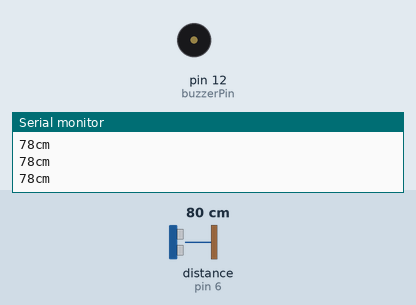
Simulated run of this sketch. Board: Arduino Uno, built with avr-gcc and run on an emulated ATmega328P. Parts: buzzer (waves = sounding, pin HIGH), the last lines printed to the serial monitor. Wiring (inferred from the names in the program): ultrasonic range finder: trigger pin 7; echo pin 6. Inputs (shaded band) come from the test bench; at power-on: distance to the obstacle (sensor on pin 6) 80 cm. The echo pulse lasts 58.3 µs per cm; pins used as bus, display or sensor lines are not drawn.

Above: at 1.2 s.
1.3 s: distance to the obstacle (sensor on pin 6) set to 12 cm
2.8 s: distance to the obstacle (sensor on pin 6) set to 9 cm
At 3.26 s:
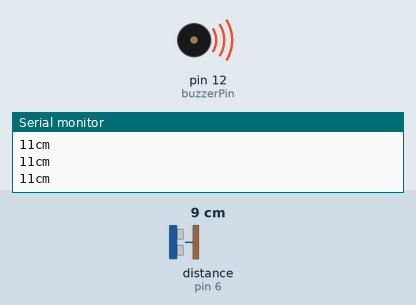
5.8 s: distance to the obstacle (sensor on pin 6) set to 18 cm
At 5.8 s:
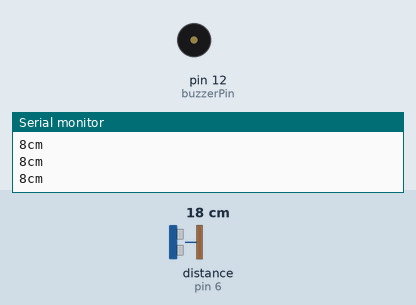
7.3 s: distance to the obstacle (sensor on pin 6) set to 2 cm
At 7.69 s:
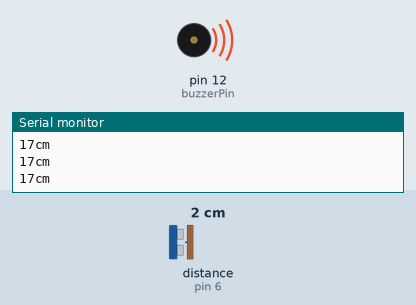
Timing chart, 0 to 11.3 s (numbered marks = the images above; inputs shaded):
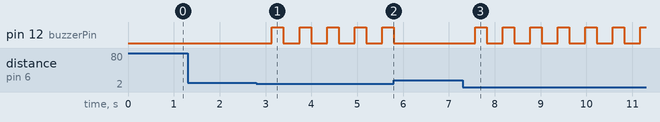

The sketch:

alarm.ino
```cpp
const int pingPin = 7; // Trigger Pin of Ultrasonic Sensor
const int echoPin = 6; // Echo Pin of Ultrasonic Sensor
const int buzzerPin = 12;

void setup() {
   Serial.begin(9600);
   pinMode(buzzerPin,OUTPUT);
}

void loop() {
   long duration, cm;
   pinMode(pingPin, OUTPUT);
   digitalWrite(pingPin, LOW);
   delayMicroseconds(2);

   // Send out sound wave
   digitalWrite(pingPin, HIGH);
   delayMicroseconds(10);
   digitalWrite(pingPin, LOW);

   // Receive the pulse duration deom the sound wave
   pinMode(echoPin, INPUT);
   duration = pulseIn(echoPin, HIGH);

   cm = microsecondsToCentimeters(duration);

   if (cm < 10.0){
      delay(250);
      digitalWrite(buzzerPin,HIGH);
      delay(250);
      digitalWrite(buzzerPin,LOW);
   }

   Serial.print(cm);
   Serial.print("cm");
   Serial.println();
   delay(100);
}


long microsecondsToCentimeters(long microseconds) {
   // Sound travels with 0.034 cm/us and we have to divide by 2 because we measure the
   // way forth and back
   return microseconds * 0.034 / 2;
}
```

Measured:
- the behaviour switches between 11 and 10 cm on distance to the obstacle (sensor on pin 6) (found by bisection; images 0 and 1)
- after the input at 2.8 s, pin 12 (buzzerPin): alternates HIGH for 0.25 s and LOW for 0.35 s, starting after 0.34 s
- after the input at 5.8 s, pin 12 (buzzerPin): stops changing and stays LOW
- after the input at 7.3 s, pin 12 (buzzerPin): alternates HIGH for 0.25 s and LOW for 0.35 s, starting after 0.27 s
